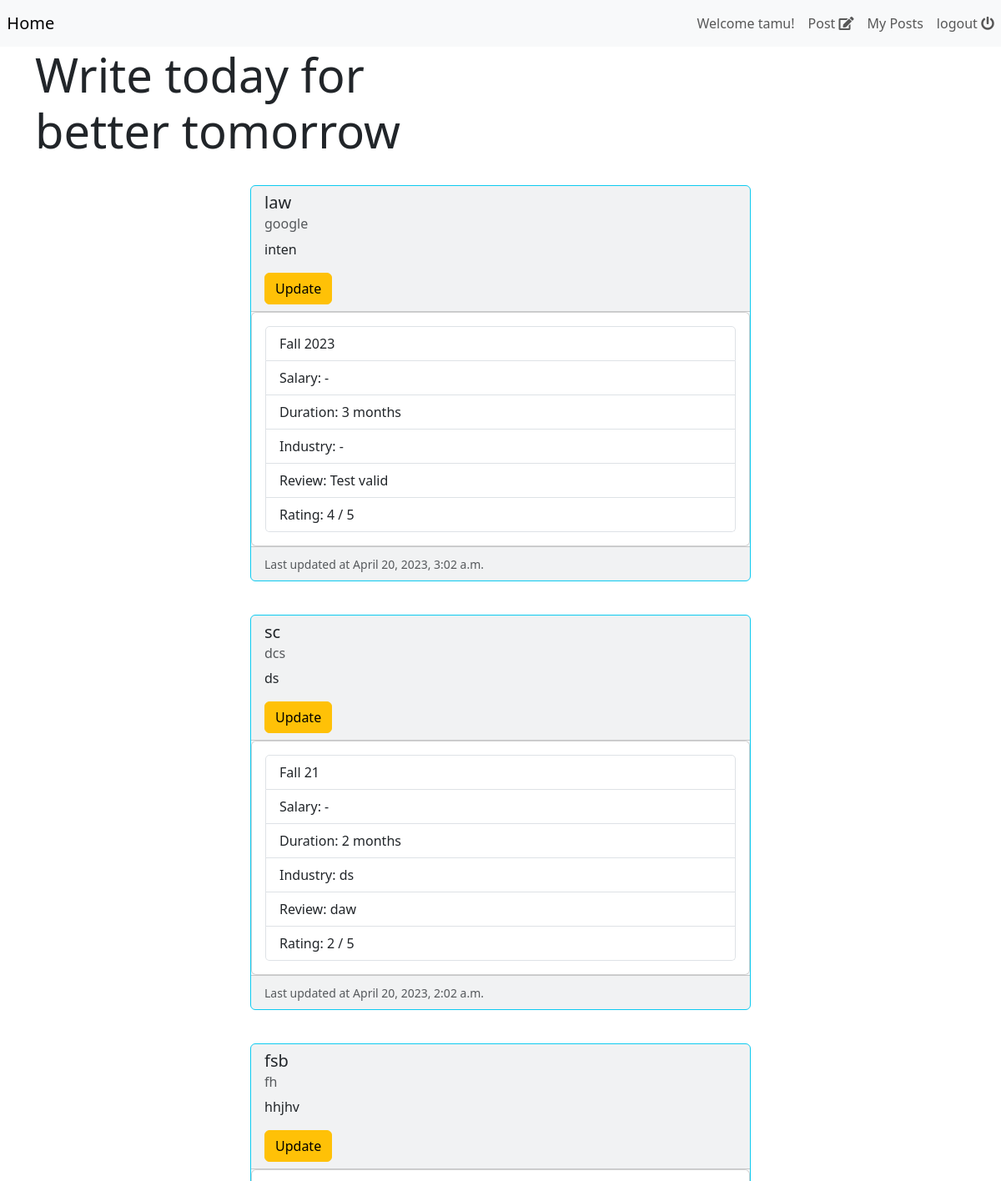
The app's page /posts (signed in, upper part), older data.
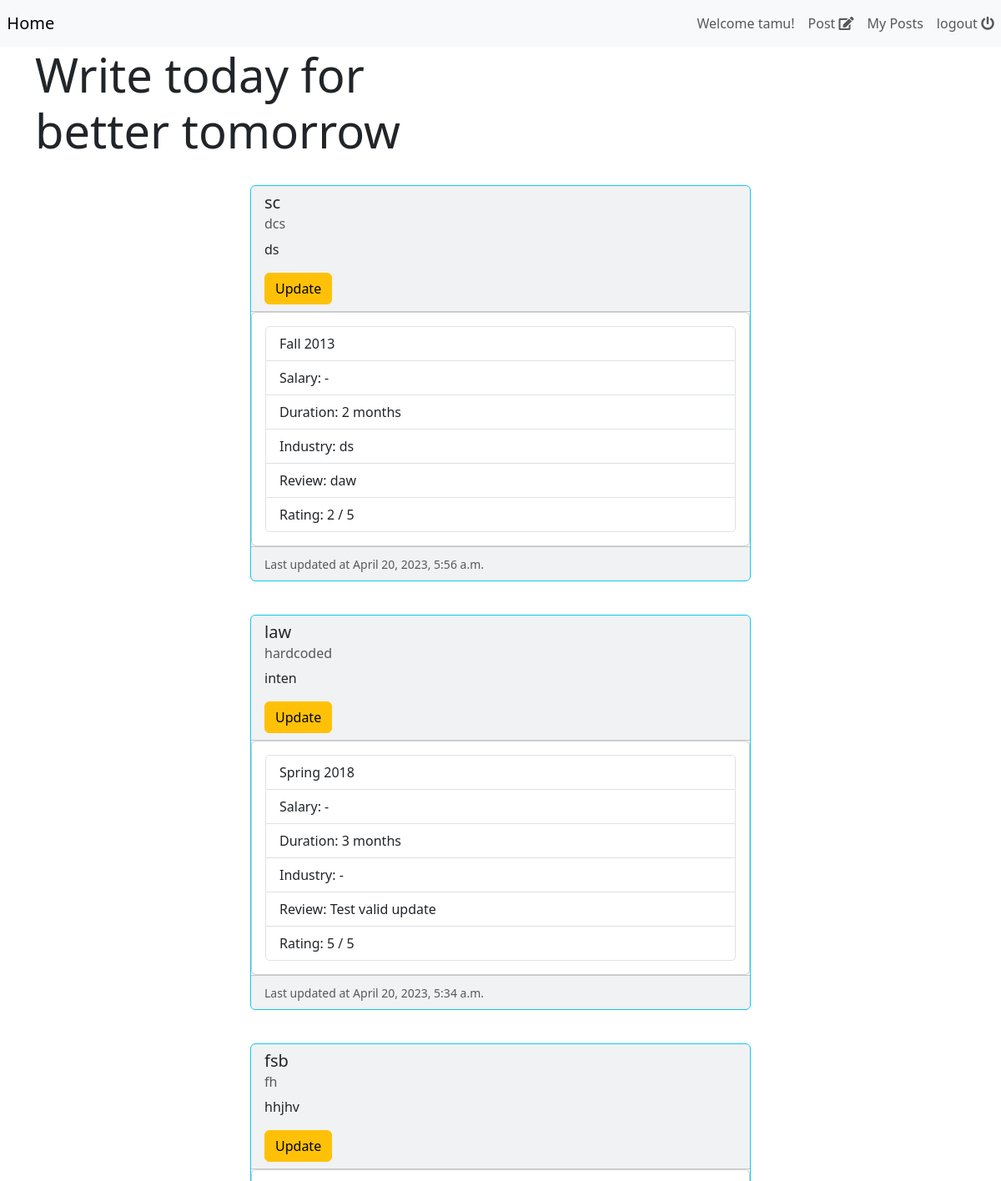
The same page, newer data.
### post/models.py (models this page shows, shortened)
class Post(models.Model):
    company = models.CharField(max_length=150)
    role = models.CharField(max_length=150)
    title = models.CharField(max_length=150)
    review = models.CharField(max_length=500)
    rating = models.IntegerField()
    duration = models.IntegerField()
    semester = models.CharField(max_length=15)
    year = models.PositiveIntegerField(default=current_year(), validators=[
                                       MinValueValidator(2013), max_value_current_year])
    salary = models.PositiveIntegerField(blank=True, null=True)
    industry = models.CharField(max_length=150, blank=True, null=True)
    email = models.EmailField(help_text='Enter your Texas A&M email')
    created_date = models.DateTimeField(auto_now_add=True)
    modified_date = models.DateTimeField(auto_now=True)
    objects = models.Manager()

### post/views.py (the view)
# urls.py: path('posts', views.list_posts, name='list_posts'),
def list_posts(request):
    posts = Post.objects.all().order_by('modified_date').reverse()
    context = {
        'posts': posts,
    }
    return render(request, 'post/list.html', context)

### post/templates/post/list.html
{% extends "../registration/home.html" %}
{% block content %}
<div class="row row-cols-2 row-cols-md-2 g-4">
{% for p in posts %}
    <div class="col w-100" >
        <div class="card border border-info bg-light shadow-0 mb-3 mx-auto w-50">
            <div class="card-header" id="headingOne">
                <h5 class="card-title">{{ p.title }}</h5>
                <h6 class="card-subtitle mb-2 text-muted">{{ p.company }}</h6>
                <p class="card-text">{{ p.role }}</p>
                <a type="button" class="btn btn-warning" href="{% url 'edit_post' id=p.id %}">Update</a>
            </div>
            <div id="collapseExample" class="collapse show">
                <div class="card card-body">
                    <ul class="list-group list-group-light">
                        <li class="list-group-item px-3">{{ p.semester }} {{ p.year }}</li>
                        <li class="list-group-item px-3">Salary: {% if p.salary %} $ {{p.salary}}/hr {% else %} - {% endif %} </li>
                        <li class="list-group-item px-3">Duration: {{p.duration}} months</li>
                        <li class="list-group-item px-3">Industry: {{p.industry|default_if_none:"-"}}</li>
                        <li class="list-group-item px-3">Review: {{p.review}}</li>
                        <li class="list-group-item px-3">Rating: {{p.rating}} / 5</li>
                    </ul>
                </div>
            </div>
            <div class="card-footer">
                <small class="text-muted">Last updated at {{p.modified_date}}</small>
            </div>
        </div>
    </div>
{% endfor %}
</div>
{% endblock content %}

Row changes from the older to the newer data that the page shows:
changed Post "sc": year "21" → "2013"; modified_date "April 20, 2023, 2:02 a.m." → "April 20, 2023, 5:56 a.m."; moves up the list
changed Post "law": company "google" → "hardcoded"; semester "Fall" → "Spring"; year "2023" → "2018"; review "Test valid" → "Test valid update"; rating "4" → "5"; modified_date "April 20, 2023, 3:02 a.m." → "April 20, 2023, 5:34 a.m."
